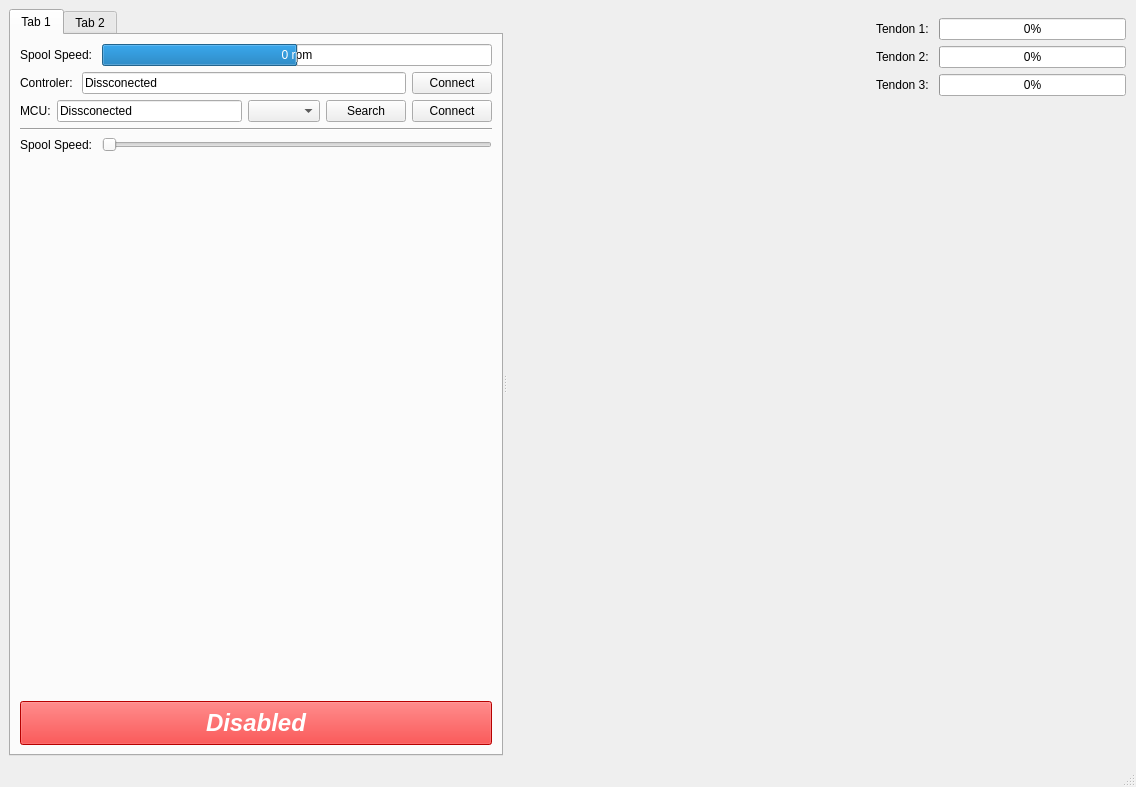
<?xml version="1.0" encoding="UTF-8"?>
<ui version="4.0">
 <class>MainWindow</class>
 <widget class="QMainWindow" name="MainWindow">
  <property name="geometry">
   <rect>
    <x>0</x>
    <y>0</y>
    <width>1136</width>
    <height>787</height>
   </rect>
  </property>
  <property name="windowTitle">
   <string>MainWindow</string>
  </property>
  <property name="tabShape">
   <enum>QTabWidget::Rounded</enum>
  </property>
  <widget class="QWidget" name="centralWidget">
   <layout class="QHBoxLayout" name="horizontalLayout_8">
    <item>
     <widget class="QSplitter" name="mainSplitter">
      <property name="orientation">
       <enum>Qt::Horizontal</enum>
      </property>
      <widget class="QTabWidget" name="tabs">
       <property name="sizePolicy">
        <sizepolicy hsizetype="Expanding" vsizetype="Expanding">
         <horstretch>0</horstretch>
         <verstretch>0</verstretch>
        </sizepolicy>
       </property>
       <property name="tabShape">
        <enum>QTabWidget::Rounded</enum>
       </property>
       <property name="currentIndex">
        <number>0</number>
       </property>
       <widget class="QWidget" name="mainTab">
        <attribute name="title">
         <string>Tab 1</string>
        </attribute>
        <layout class="QVBoxLayout" name="verticalLayout">
         <item>
          <layout class="QHBoxLayout" name="spoolSpeedLayout">
           <item>
            <widget class="QLabel" name="spoolSpeedLabel">
             <property name="text">
              <string>Spool Speed: </string>
             </property>
            </widget>
           </item>
           <item>
            <widget class="QProgressBar" name="spoolSpeedProgress">
             <property name="minimum">
              <number>-10</number>
             </property>
             <property name="maximum">
              <number>10</number>
             </property>
             <property name="value">
              <number>0</number>
             </property>
             <property name="format">
              <string>%v rpm</string>
             </property>
            </widget>
           </item>
          </layout>
         </item>
         <item>
          <layout class="QHBoxLayout" name="controllerStatusLayout">
           <item>
            <widget class="QLabel" name="controllerStatusLabel">
             <property name="text">
              <string>Controler: </string>
             </property>
            </widget>
           </item>
           <item>
            <widget class="QLineEdit" name="controllerStatusInfo">
             <property name="text">
              <string>Dissconected</string>
             </property>
             <property name="dragEnabled">
              <bool>false</bool>
             </property>
             <property name="readOnly">
              <bool>true</bool>
             </property>
             <property name="clearButtonEnabled">
              <bool>false</bool>
             </property>
            </widget>
           </item>
           <item>
            <widget class="QPushButton" name="controllerStatusBtn">
             <property name="text">
              <string>Connect</string>
             </property>
            </widget>
           </item>
          </layout>
         </item>
         <item>
          <layout class="QHBoxLayout" name="mcuStatusLayout">
           <item>
            <widget class="QLabel" name="mcuStatusLabel">
             <property name="text">
              <string>MCU:</string>
             </property>
            </widget>
           </item>
           <item>
            <widget class="QLineEdit" name="mcuStatusInfo">
             <property name="text">
              <string>Dissconected</string>
             </property>
             <property name="readOnly">
              <bool>true</bool>
             </property>
            </widget>
           </item>
           <item>
            <widget class="QComboBox" name="mcuStatusCombo"/>
           </item>
           <item>
            <widget class="QPushButton" name="mcuSearchBtn">
             <property name="text">
              <string>Search</string>
             </property>
            </widget>
           </item>
           <item>
            <widget class="QPushButton" name="mcuStatusBtn">
             <property name="text">
              <string>Connect</string>
             </property>
            </widget>
           </item>
          </layout>
         </item>
         <item>
          <widget class="Line" name="line">
           <property name="orientation">
            <enum>Qt::Horizontal</enum>
           </property>
          </widget>
         </item>
         <item>
          <layout class="QHBoxLayout" name="spoolSpeedSettingLayout">
           <item>
            <widget class="QLabel" name="spoolSpeedSettingLabel">
             <property name="text">
              <string>Spool Speed: </string>
             </property>
            </widget>
           </item>
           <item>
            <widget class="QSlider" name="spoolSpeedSettingSlider">
             <property name="sliderPosition">
              <number>0</number>
             </property>
             <property name="orientation">
              <enum>Qt::Horizontal</enum>
             </property>
             <property name="invertedAppearance">
              <bool>false</bool>
             </property>
             <property name="invertedControls">
              <bool>false</bool>
             </property>
             <property name="tickPosition">
              <enum>QSlider::NoTicks</enum>
             </property>
            </widget>
           </item>
          </layout>
         </item>
         <item>
          <spacer name="verticalSpacer">
           <property name="orientation">
            <enum>Qt::Vertical</enum>
           </property>
           <property name="sizeHint" stdset="0">
            <size>
             <width>20</width>
             <height>40</height>
            </size>
           </property>
          </spacer>
         </item>
         <item>
          <widget class="QPushButton" name="activationButton">
           <property name="enabled">
            <bool>true</bool>
           </property>
           <property name="sizePolicy">
            <sizepolicy hsizetype="Minimum" vsizetype="Fixed">
             <horstretch>0</horstretch>
             <verstretch>0</verstretch>
            </sizepolicy>
           </property>
           <property name="minimumSize">
            <size>
             <width>0</width>
             <height>44</height>
            </size>
           </property>
           <property name="baseSize">
            <size>
             <width>0</width>
             <height>0</height>
            </size>
           </property>
           <property name="font">
            <font>
             <pointsize>18</pointsize>
             <italic>true</italic>
             <bold>true</bold>
             <underline>false</underline>
            </font>
           </property>
           <property name="styleSheet">
            <string notr="true">QPushButton {
	background-color: red;
	color: white;
}</string>
           </property>
           <property name="text">
            <string>Disabled</string>
           </property>
           <property name="default">
            <bool>false</bool>
           </property>
           <property name="flat">
            <bool>false</bool>
           </property>
          </widget>
         </item>
        </layout>
       </widget>
       <widget class="QWidget" name="logTab">
        <attribute name="title">
         <string>Tab 2</string>
        </attribute>
        <layout class="QVBoxLayout" name="verticalLayout_2">
         <item>
          <widget class="QTextBrowser" name="serialText">
           <property name="enabled">
            <bool>true</bool>
           </property>
           <property name="font">
            <font>
             <family>Monospace</family>
            </font>
           </property>
           <property name="mouseTracking">
            <bool>false</bool>
           </property>
           <property name="acceptDrops">
            <bool>false</bool>
           </property>
           <property name="html">
            <string>&lt;!DOCTYPE HTML PUBLIC &quot;-//W3C//DTD HTML 4.0//EN&quot; &quot;http://www.w3.org/TR/REC-html40/strict.dtd&quot;&gt;
&lt;html&gt;&lt;head&gt;&lt;meta name=&quot;qrichtext&quot; content=&quot;1&quot; /&gt;&lt;meta charset=&quot;utf-8&quot; /&gt;&lt;style type=&quot;text/css&quot;&gt;
p, li { white-space: pre-wrap; }
hr { height: 1px; border-width: 0; }
li.unchecked::marker { content: &quot;\2610&quot;; }
li.checked::marker { content: &quot;\2612&quot;; }
&lt;/style&gt;&lt;/head&gt;&lt;body style=&quot; font-family:'Monospace'; font-size:9pt; font-weight:400; font-style:normal;&quot;&gt;
&lt;p style=&quot;-qt-paragraph-type:empty; margin-top:0px; margin-bottom:0px; margin-left:0px; margin-right:0px; -qt-block-indent:0; text-indent:0px;&quot;&gt;&lt;br /&gt;&lt;/p&gt;&lt;/body&gt;&lt;/html&gt;</string>
           </property>
          </widget>
         </item>
        </layout>
       </widget>
      </widget>
      <widget class="QFrame" name="rightFrame">
       <layout class="QVBoxLayout" name="rightLayout">
        <property name="rightMargin">
         <number>1</number>
        </property>
        <item>
         <layout class="QHBoxLayout" name="tendonInfoLayout">
          <item>
           <layout class="QVBoxLayout" name="tendonSlidersLayout">
            <property name="leftMargin">
             <number>360</number>
            </property>
            <item>
             <layout class="QHBoxLayout" name="tendon1Layout">
              <item>
               <widget class="QLabel" name="tendon1Label">
                <property name="text">
                 <string>Tendon 1: </string>
                </property>
               </widget>
              </item>
              <item>
               <widget class="QProgressBar" name="tendon1Progress">
                <property name="value">
                 <number>0</number>
                </property>
               </widget>
              </item>
             </layout>
            </item>
            <item>
             <layout class="QHBoxLayout" name="tendon2Layout">
              <item>
               <widget class="QLabel" name="tendon2Label">
                <property name="text">
                 <string>Tendon 2: </string>
                </property>
               </widget>
              </item>
              <item>
               <widget class="QProgressBar" name="tendon2Progress">
                <property name="value">
                 <number>0</number>
                </property>
               </widget>
              </item>
             </layout>
            </item>
            <item>
             <layout class="QHBoxLayout" name="tendon3Layout">
              <item>
               <widget class="QLabel" name="tendon3Label">
                <property name="text">
                 <string>Tendon 3: </string>
                </property>
               </widget>
              </item>
              <item>
               <widget class="QProgressBar" name="tendon3Progress">
                <property name="value">
                 <number>0</number>
                </property>
               </widget>
              </item>
             </layout>
            </item>
           </layout>
          </item>
         </layout>
        </item>
        <item>
         <spacer name="verticalSpacer_2">
          <property name="orientation">
           <enum>Qt::Vertical</enum>
          </property>
          <property name="sizeHint" stdset="0">
           <size>
            <width>20</width>
            <height>40</height>
           </size>
          </property>
         </spacer>
        </item>
       </layout>
      </widget>
     </widget>
    </item>
   </layout>
  </widget>
  <widget class="QStatusBar" name="statusbar">
   <property name="enabled">
    <bool>true</bool>
   </property>
  </widget>
  <action name="actionSettings">
   <property name="text">
    <string>Settings</string>
   </property>
  </action>
 </widget>
 <resources/>
 <connections/>
</ui>
